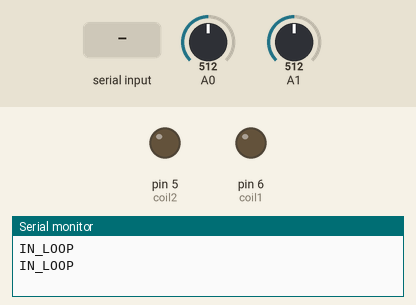
Bench run of a sketch on a simulated Arduino Uno, built with avr-gcc and run on an emulated ATmega328P. Parts: output pins drawn as LEDs (lit = HIGH), the last lines printed to the serial monitor. Dashed ring = blinking. The test bench sets the inputs (shaded band); at power-on: A1 = 512, A0 = 512.

Above: at 1.2 s.
1.3 s: "90,45\n" received over Serial
At 3.7 s:
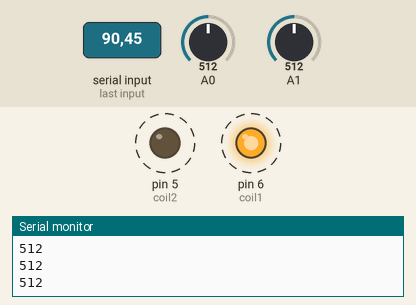
5.4 s: A1 set to 140
At 7.0 s:
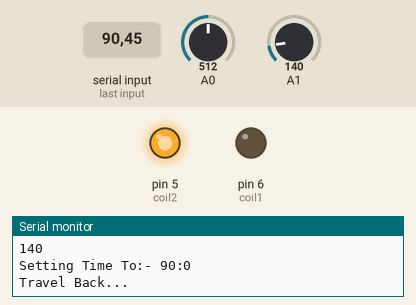
Timing chart, 0 to 74.3 s (numbered marks = the images above; inputs shaded):
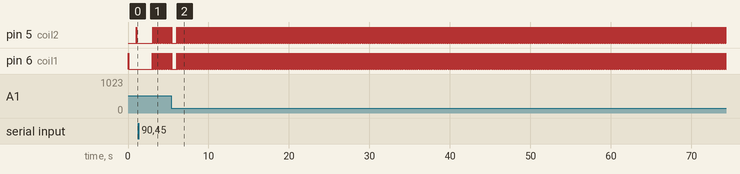

The sketch:

Wall_Clock1.8_Proximity_CNY70_FORW_DIR.ino
```cpp
#include <SoftwareSerial.h>


#define hw false
#define sw true

bool stoggle = false;       //condition for sec
bool toggle = false;
SoftwareSerial bt(10, 11);

#define base 200
#define coil1 6
#define coil2 5

int one = 0;            //one defines Minute_Hand
int two = 0;            //two defines Hour_Hand
bool Condition = true;  //Two Hands Working Condition
void setup() {

  Serial.begin(9600);
  bt.begin(9600);
  pinMode (coil1, OUTPUT);
  pinMode (coil2, OUTPUT);


}

void loop()
{
  Serial.println("IN_LOOP");

  if (Serial.available() > 0)
    processSerial(hw);
  else if (bt.available() > 0)
    processSerial(sw);
  else
  {
    OneSecond_Ticking();
  }
}

void processSerial(bool source)
{
  String inString;
  long difference;
  if (source == hw)
    inString = Serial.readString();
  else if (source == sw)
    inString = bt.readString();

  String dh = inString.substring(0, 2);
  String dm = inString.substring(2, 4);

  int destHours = dh.toInt();
  int destMins = dm.toInt();
  if ((destHours == 12) && (destMins >= 0))
  {
    difference = ((destHours - 12) * 3600) + ((destMins - 00) * 60);
  }
  else
  {
    difference = ((destHours - 00) * 3600) + ((destMins - 00) * 60);
  }

  Serial.println("Zero Setting Started");
  bt.println("Connected with Clock");
  while (Condition)
  {
    one = analogRead(A0);
    two = analogRead(A1);


    Serial.println(one);
    Serial.println(two);

    digitalWrite(coil1, HIGH);
    digitalWrite(coil2, LOW);
    delay(25);
    digitalWrite(coil1, LOW);
    digitalWrite(coil2, LOW);
    //delay(10);
    digitalWrite(coil1, LOW);
    digitalWrite(coil2, HIGH);
    delay(25);
    digitalWrite(coil1, LOW);
    digitalWrite(coil2, LOW);
    //delay(10);

    if ((one >=50) && (two>=50 && two<=150 ))
    {
      Condition = false;
      delay(100);
    }
  }
  delay(500);
  Condition = true;

  if (source == hw)
  {

    Serial.print("Setting Time To:- ");
    Serial.print(destHours);
    Serial.print(":");
    Serial.println(destMins);
  }
  else
  {

    bt.print("Setting Time To:- ");
    bt.print(destHours);
    bt.print(":");
    bt.println(destMins);
  }


  if (difference > 0)
  {
    Serial.println("Travel Ahead...");
    for (int i = 0; i < difference; i++)
    {
      sweepOneSec(25);
      // delay(10);

    }
  }
  else if (difference < 0)
  {
    Serial.println("Travel Back...");
    for (int i = 0; i < abs(difference); i++)
    {
      sweepOneSec(25);
      // delay(10);

    }
  }
}
void sweepOneSec(int onTime)
{
  if (toggle == false)
  {
    digitalWrite(coil1, HIGH);
    digitalWrite(coil2, LOW);
  }
  else
  {
    digitalWrite(coil1, LOW);
    digitalWrite(coil2, HIGH);
  }
  delay(onTime);
  toggle = !toggle;
  digitalWrite(coil1, LOW);
  digitalWrite(coil2, LOW);
}

void OneSecond_Ticking()
{

  if (stoggle == false)
  {
    digitalWrite(coil1, HIGH);
    digitalWrite(coil2, LOW);
    delay(100);
    digitalWrite(coil1, LOW);
    digitalWrite(coil2, LOW);
    delay(900);
    stoggle = true;

  }
  else
  {
    digitalWrite(coil1, LOW);
    digitalWrite(coil2, HIGH);
    delay(100);
    digitalWrite(coil1, LOW);
    digitalWrite(coil2, LOW);
    delay(900);

    stoggle = false;

  }


}
```

Measured:
- after the input at 1.3 s, pin 5 (coil2), pin 6 (coil1): alternates HIGH for 0.03 s and LOW for 0.03 s, starting after 1.7 s
